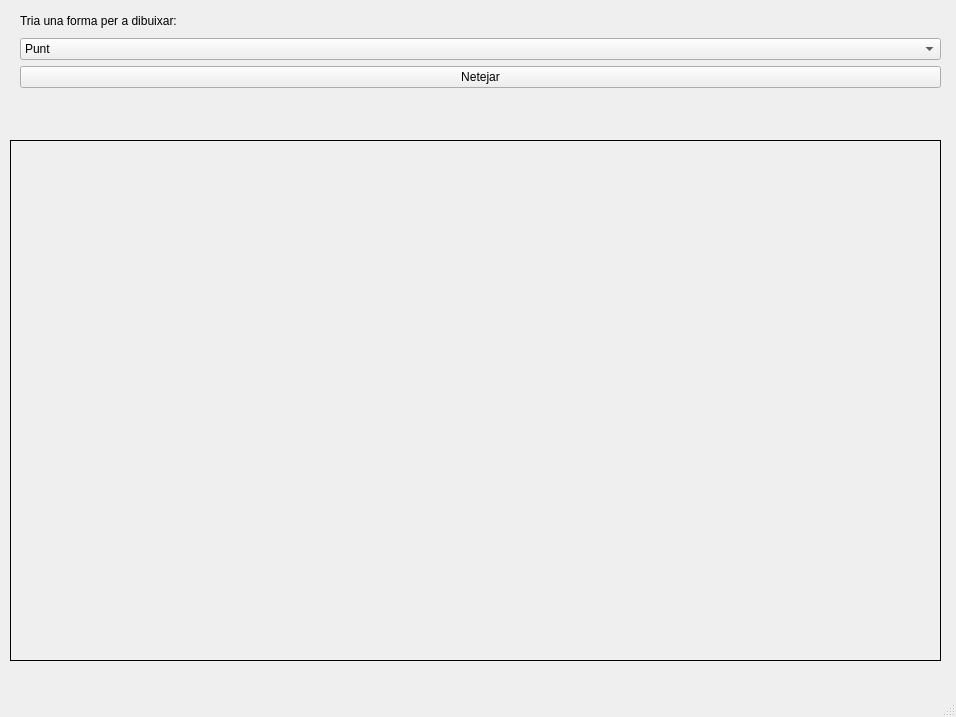
<?xml version="1.0" encoding="UTF-8"?>
<ui version="4.0">
 <class>MainWindow</class>
 <widget class="QMainWindow" name="MainWindow">
  <property name="geometry">
   <rect>
    <x>0</x>
    <y>0</y>
    <width>956</width>
    <height>717</height>
   </rect>
  </property>
  <property name="minimumSize">
   <size>
    <width>956</width>
    <height>717</height>
   </size>
  </property>
  <property name="maximumSize">
   <size>
    <width>956</width>
    <height>717</height>
   </size>
  </property>
  <property name="windowTitle">
   <string>Paint 2.0</string>
  </property>
  <widget class="QWidget" name="centralwidget">
   <widget class="QLabel" name="pintaArea">
    <property name="geometry">
     <rect>
      <x>10</x>
      <y>140</y>
      <width>931</width>
      <height>521</height>
     </rect>
    </property>
    <property name="styleSheet">
     <string notr="true">border: 1px solid black</string>
    </property>
    <property name="text">
     <string/>
    </property>
   </widget>
   <widget class="QWidget" name="">
    <property name="geometry">
     <rect>
      <x>20</x>
      <y>10</y>
      <width>921</width>
      <height>78</height>
     </rect>
    </property>
    <layout class="QVBoxLayout" name="verticalLayout">
     <item>
      <widget class="QLabel" name="label">
       <property name="text">
        <string>Tria una forma per a dibuixar:</string>
       </property>
      </widget>
     </item>
     <item>
      <widget class="QComboBox" name="opcions">
       <item>
        <property name="text">
         <string>Punt</string>
        </property>
       </item>
       <item>
        <property name="text">
         <string>Rectangle</string>
        </property>
       </item>
       <item>
        <property name="text">
         <string>Rectangle arredonit</string>
        </property>
       </item>
       <item>
        <property name="text">
         <string>El·lipsis</string>
        </property>
       </item>
       <item>
        <property name="text">
         <string>Rectangles multiples</string>
        </property>
       </item>
       <item>
        <property name="text">
         <string>Linies</string>
        </property>
       </item>
       <item>
        <property name="text">
         <string>Text</string>
        </property>
       </item>
      </widget>
     </item>
     <item>
      <widget class="QPushButton" name="limpiar">
       <property name="text">
        <string>Netejar</string>
       </property>
      </widget>
     </item>
    </layout>
   </widget>
  </widget>
  <widget class="QMenuBar" name="menubar">
   <property name="geometry">
    <rect>
     <x>0</x>
     <y>0</y>
     <width>956</width>
     <height>21</height>
    </rect>
   </property>
  </widget>
  <widget class="QStatusBar" name="statusbar"/>
 </widget>
 <resources/>
 <connections/>
</ui>
